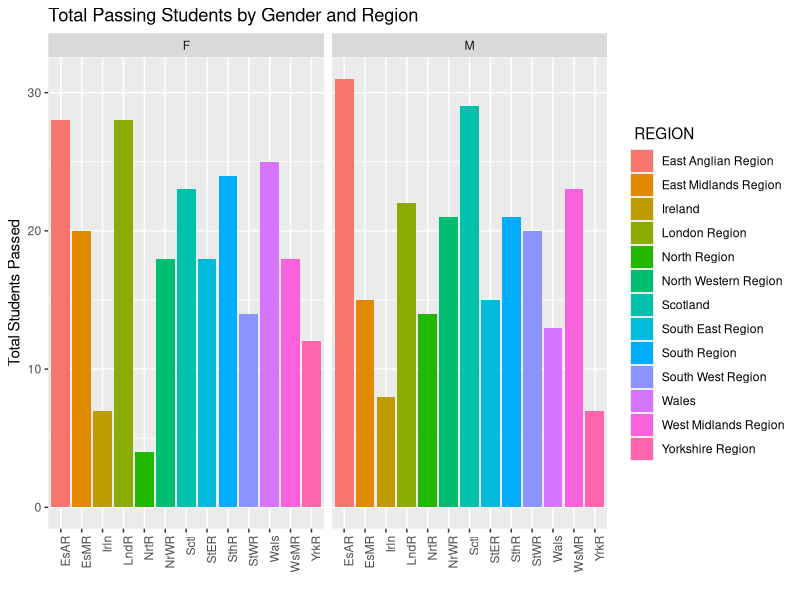
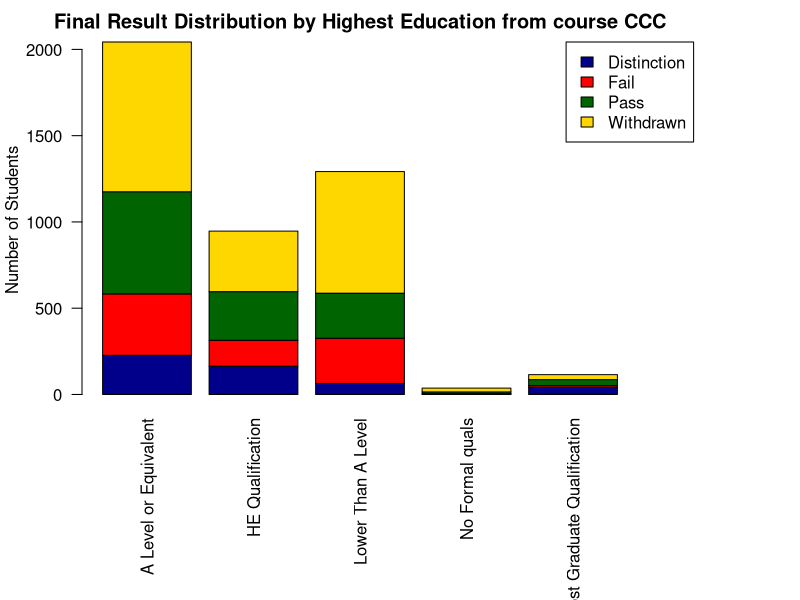

Generate these figures, in order, with R:
## ---- chunk 1
knitr::opts_chunk$set(echo = FALSE)
## ---- chunk 2
    library(ggplot2)
    library(dplyr)
    studInfo <- read.csv("studentInfo.csv")
## ---- chunk 3
#studInfo <- read.csv("studentInfo.csv")
head(studInfo)
## ---- chunk 4

    new_df <- studInfo[sample(nrow(studInfo), 1000), ]
    new_df$isPassed <- ifelse(new_df$final_result == "Distinction" |
                                            new_df$final_result == "Pass", 1, 0)
    new_df$gender <- as.factor(new_df$gender)
    new_df$region <- as.factor(new_df$region)
    sum_table <- group_by(new_df, gender, region) %>% summarize(isPassed = sum(isPassed))
    
    p <- ggplot(sum_table, aes(region, isPassed, fill = region)) + geom_bar(stat = "identity")
    input_x1 <- toupper("Region")
    p <- p + ggtitle("Total Passing Students by Gender and Region ") + facet_grid( . ~ gender) + scale_x_discrete(labels = abbreviate) + theme(axis.text.x = element_text(angle = 90, hjust = 1))  + labs(y = "Total Students Passed", x = "") + guides(fill=guide_legend(title=paste("", input_x1)))
    print(p)
## ---- chunk 5
    infoModule <- studInfo[studInfo$code_module == "CCC",]
    count_res <- table(infoModule$final_result, infoModule$highest_education)
    colorList <- c("darkblue", "red", "darkgreen", "gold")                                      
    par(mar=c(10.1, 4.1, 2.1, 8.1), xpd=TRUE)
    barplot(count_res, 
            main="Final Result Distribution by Highest Education from course CCC", 
            ylab = "Number of Students", las = 2,
            col=colorList
    )
    legend("topright", inset=c(-0.1,0),
           legend = rownames(count_res),
           fill = colorList
    )
